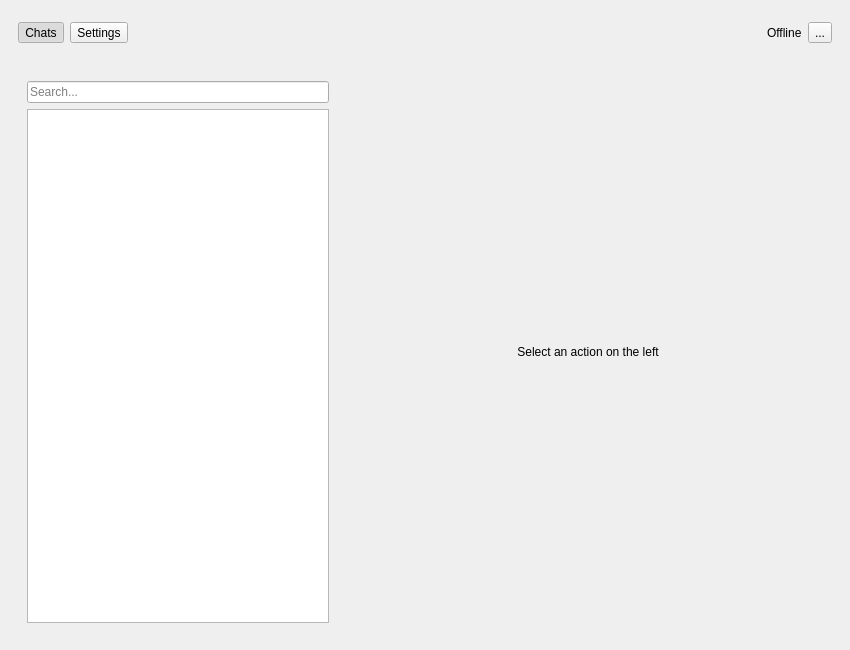
<?xml version="1.0" encoding="UTF-8"?>
<ui version="4.0">
 <class>MainWindow</class>
 <widget class="QMainWindow" name="MainWindow">
  <property name="geometry">
   <rect>
    <x>0</x>
    <y>0</y>
    <width>850</width>
    <height>650</height>
   </rect>
  </property>
  <property name="windowTitle">
   <string>Secrum</string>
  </property>
  <widget class="QWidget" name="centralWidget">
   <layout class="QVBoxLayout" name="verticalLayout">
    <item>
     <widget class="QWidget" name="headerWidget" native="true">
      <property name="minimumSize">
       <size>
        <width>0</width>
        <height>48</height>
       </size>
      </property>
      <property name="maximumSize">
       <size>
        <width>16777215</width>
        <height>48</height>
       </size>
      </property>
      <layout class="QHBoxLayout" name="horizontalLayout">
       <item>
        <widget class="QToolButton" name="chatsToolButton">
         <property name="text">
          <string>Chats</string>
         </property>
         <property name="checkable">
          <bool>true</bool>
         </property>
         <property name="checked">
          <bool>true</bool>
         </property>
        </widget>
       </item>
       <item>
        <widget class="QToolButton" name="settingsToolButton">
         <property name="text">
          <string>Settings</string>
         </property>
         <property name="checkable">
          <bool>true</bool>
         </property>
        </widget>
       </item>
       <item>
        <spacer name="headerSpacer">
         <property name="orientation">
          <enum>Qt::Orientation::Horizontal</enum>
         </property>
         <property name="sizeHint" stdset="0">
          <size>
           <width>40</width>
           <height>20</height>
          </size>
         </property>
        </spacer>
       </item>
       <item>
        <widget class="QLabel" name="statusLabel">
         <property name="text">
          <string>Offline</string>
         </property>
        </widget>
       </item>
       <item>
        <widget class="QToolButton" name="profileToolButton">
         <property name="text">
          <string>...</string>
         </property>
        </widget>
       </item>
      </layout>
     </widget>
    </item>
    <item>
     <widget class="QWidget" name="bodyWidget" native="true">
      <layout class="QHBoxLayout" name="horizontalLayout_2">
       <item>
        <widget class="QWidget" name="leftPanelWidget" native="true">
         <property name="minimumSize">
          <size>
           <width>260</width>
           <height>0</height>
          </size>
         </property>
         <property name="maximumSize">
          <size>
           <width>320</width>
           <height>16777215</height>
          </size>
         </property>
         <layout class="QVBoxLayout" name="verticalLayout_2">
          <item>
           <widget class="QLineEdit" name="searchLineEdit">
            <property name="placeholderText">
             <string>Search...</string>
            </property>
           </widget>
          </item>
          <item>
           <widget class="QListWidget" name="listWidget"/>
          </item>
         </layout>
        </widget>
       </item>
       <item>
        <widget class="QWidget" name="rightPanelWidget" native="true">
         <layout class="QVBoxLayout" name="verticalLayout_3">
          <item>
           <widget class="QStackedWidget" name="stackWidget">
            <widget class="QWidget" name="defaultPage">
             <layout class="QVBoxLayout" name="defaultLayout">
              <item>
               <widget class="QLabel" name="defaultLabel">
                <property name="text">
                 <string>Select an action on the left</string>
                </property>
                <property name="alignment">
                 <set>Qt::AlignmentFlag::AlignCenter</set>
                </property>
               </widget>
              </item>
             </layout>
            </widget>
            <widget class="QWidget" name="chatPage">
             <layout class="QVBoxLayout" name="chatLayout">
              <item>
               <widget class="QTextBrowser" name="messageView"/>
              </item>
              <item>
               <layout class="QHBoxLayout" name="inputLayout">
                <item>
                 <widget class="QPlainTextEdit" name="messageEdit"/>
                </item>
                <item>
                 <widget class="QPushButton" name="sendButton">
                  <property name="text">
                   <string>Send</string>
                  </property>
                 </widget>
                </item>
               </layout>
              </item>
             </layout>
            </widget>
           </widget>
          </item>
         </layout>
        </widget>
       </item>
      </layout>
     </widget>
    </item>
   </layout>
  </widget>
 </widget>
 <resources/>
 <connections/>
</ui>
